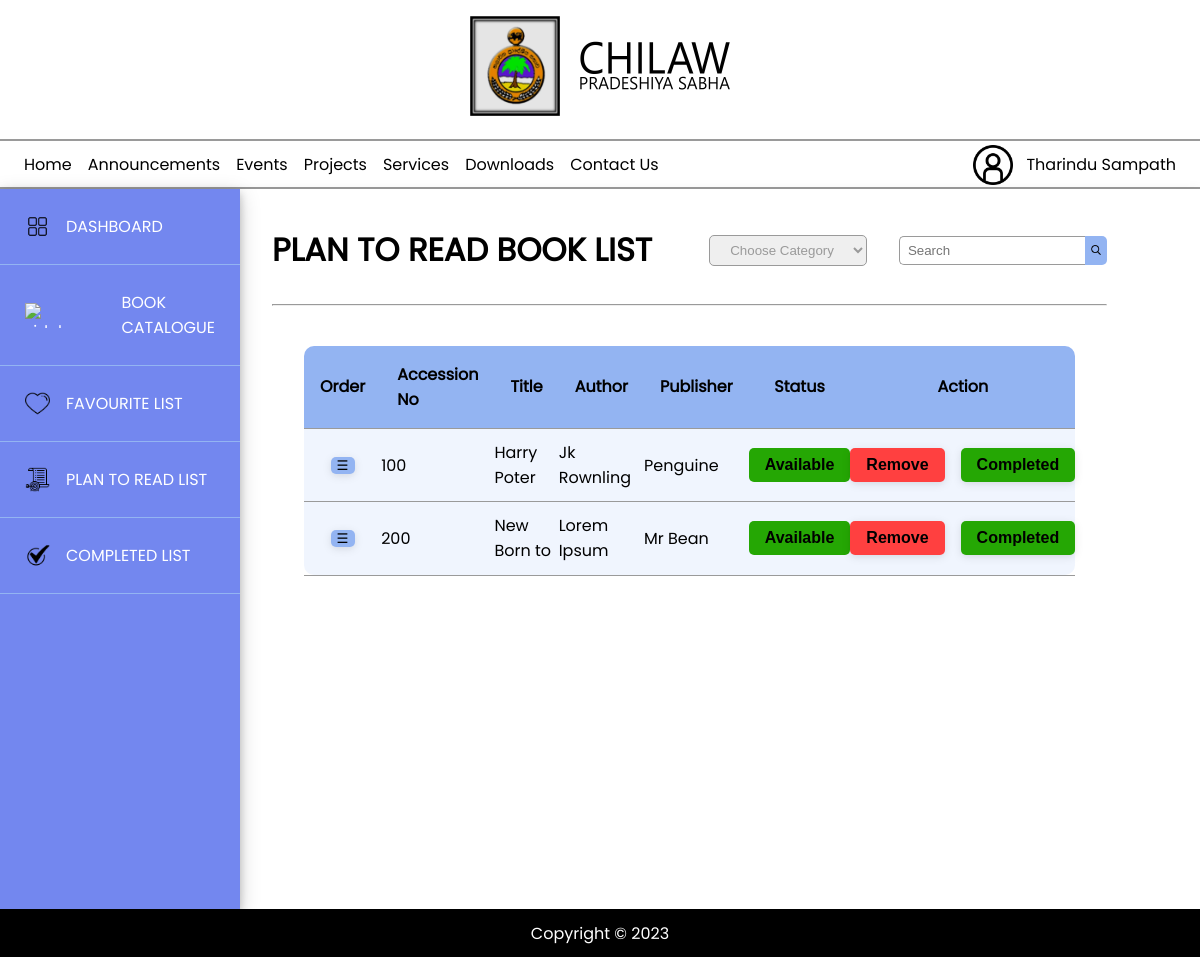
The page /LibraryMember/planToRead (signed in) on the database its author committed.
### tables this page shows
CREATE TABLE `books` (
  `book_id` int(11) NOT NULL,
  `accession_no` int(11) NOT NULL,
  `category_code` int(11) NOT NULL,
  `isbn` varchar(30) NOT NULL,
  `title` varchar(100) NOT NULL,
  `state` int(11) NOT NULL,
  `author` varchar(100) NOT NULL,
  `pages` int(11) NOT NULL,
  `price` decimal(10,2) NOT NULL,
  `publisher` varchar(100) NOT NULL,
  `date_of_publication` date NOT NULL,
  `place_of_publication` varchar(200) NOT NULL,
  `recieved_date` date NOT NULL,
  `recieved_method` varchar(100) NOT NULL,
  `recieved_by` int(11) NOT NULL
);

### app/core/App.php (called while the page is built, shortened)
<?php
class App
{
    private $method = 'index';
    public function __construct()
    {
        $url = $this->parseUrl();
        if (isset($url[0])) {
            if ($url[0] != 'index.php') {
                if (file_exists('app/controllers/' . $url[0] . '.php')) {
                    unset($url[0]);
                }
            }
        }
        $this->controller = new $this->controller;
        if (isset($url[1])) {
            if (method_exists($this->controller, $url[1])) {
                $this->method = $url[1];
                unset($url[1]);
            }
        }
        $this->parameters = $url ? array_values($url) : [];
        call_user_func_array([$this->controller, $this->method], $this->parameters);
    }
    private function parseUrl()
    {
        return isset($_GET['url']) ?
            explode('/', filter_var(rtrim($_GET['url'], '/'), FILTER_SANITIZE_URL))
            : [];
    }
}

### index.php (called while the page is built, shortened)
<?php
$app = new App;

### app/core/Model.php (called while the page is built, shortened)
<?php
class Model
{
    protected $conn;
    public function __construct()
    {
        $this->conn = new mysqli(DB_HOST, DB_USER, DB_PASS, DB_NAME);
    }
    protected function select($table, $columns = '*', $conditions = '', $offsetlimt = false)
    {
        try {
            if ($offsetlimt) {
                $limit = $offsetlimt[0] . ',' . $offsetlimt[1];
                if ($conditions != '') {
                    $stmt = $this->conn->prepare("SELECT $columns FROM $table WHERE $conditions LIMIT $limit");
                } else {
                    $stmt = $this->conn->prepare("SELECT $columns FROM $table LIMIT $limit");
                }
            } else {
                if ($conditions != '') {
                    $stmt = $this->conn->prepare("SELECT $columns FROM $table WHERE $conditions");
                } else {
                    $stmt = $this->conn->prepare("SELECT $columns FROM $table");
                }
            }
            $res = $stmt->execute();
            $result = $res ? $stmt->get_result() : false;
            $nodata = $result->num_rows == 0;
            $result = $result ? $result->fetch_all(MYSQLI_ASSOC) : false;
            return [
                'error' => $res == false,
                'errmsg' => $res == false ? $stmt->error : false,
                'nodata' => $nodata,
                'result' => $result,
            ];
        } catch (Exception $e) {
            return [
                'error' => true,
                'errmsg' => $e->getMessage(),
                'nodata' => true,
                'result' => false,
            ];
        }
    }
}

### app/models/PlanToReadModel.php (called while the page is built, shortened)
<?php
class PlanToReadModel extends Model
{
    public function getPlanToReadBooks()
    {
        return $this->select(
            'plan_to_read_books p JOIN books b ON p.accession_no=b.book_id JOIN book_status s ON b.state=s.status_id ',
            'b.accession_no,b.title,b.author,b.publisher,s.status',
            'b.state=1 OR b.state=2 ORDER BY p.priority'
        );
    }
}

### app/views/LibraryMember/planToRead.php (the view, shortened to what this page needs)
<?php
    $table = $data['PlantoRead'];
?>
<div class="content">
    <div class="bookcatalog">
        <div class="head-area">
            <div class="sub-head-area">
                <h1>PLAN TO READ BOOK LIST</h1>
                <div class="catalog-sub-title">
                    <div class="content-title-category">
                    <select name="categoryFill">
                        <option value="Null">Choose Category</option>
                    </select>
                    </div>
                    <div class="content-title-search">
                        <input type="text" name="search" placeholder=" Search" id="search">
                        <button>
                            <img src="<?= URLROOT . '/public/assets/search.png' ?>" alt="search btn">
                        </button>
                    </div>
                </div>
            </div>
            <hr>
        </div>
        <div class="book-catalog-table">
            <table>
                <thead>
                    <tr>
                        <th style="text-align:center">Order</th>
                        <th>Accession No</th>
                        <th>Title</th>
                        <th>Author</th>
                        <th>Publisher</th>
                        <th style="text-align:center">Status</th>
                        <th style="text-align:center">Action</th>
                    </tr>
                </thead>
                <tbody  class="dragdrop">
                    <?php if (!$table['nodata'] && !$table['error']):
                        foreach ($table['result'] as $plrbooks): ?>
	                            <tr draggable="true" class="draggable" id="<?=$plrbooks['accession_no']?>">
	                                <td>
	                                    <div class="changeOrder-bar">
	                                        <button> &#9776; </button>
	                                    </div>
	                                </td>
	                                <td><?=$plrbooks['accession_no']?></td>
	                                <td><?=$plrbooks['title']?></td>
	                                <td><?=$plrbooks['author']?></td>
	                                <td><?=$plrbooks['publisher']?></td>
	                                <td>
	                                    <div class="action-btn-set">
                                            <?php if($plrbooks['status']=='Available'):?>
	                                            <button class="btn status-available" disabled>Available</button>
                                            <?php elseif($plrbooks['status']=='Lent'):?>
                                                <button class="btn status-available" disabled>Lent</button>
                                            <?php endif;?>
	                                    </div>
	                                </td>
	                                <td>
	                                    <div class="action-btn-set">
	                                        <button class="btn remove">Remove</button>
	                                        <button class="btn completed">Completed</button>
	                                    </div>
	                                </td>
	                            </tr>
	                        <?php endforeach;endif;?>
                </tbody>
            </table>
        </div>
    </div>
</div>

### public/css/main.css (style rules this page uses)
:root { --blue: #7387EF; --lightblue: #93B4F2; --fadedblue: #F0F5FE; --red: #FF4040; --green: #25A704; --yellow: #F3BC2F; --orange: #E2631B; --grey: #9A9A9A; --bgcolor: #ffffff; --black: #000000; }
html, body { margin: 0; padding: 0; box-sizing: border-box; font-family: poppins; background-color: var(--bgcolor); }
body { display: flex; flex-direction: column; background-color: rgba(0 0 0 / 2%); }
*:not(.footer) { transition: all 100ms ease-in-out; }

### public/css/LibraryMember/something.css (style rules this page uses)
.sub-head-area { display: flex; justify-content: space-between; }
.bookcatalog { display: flex; flex-direction: column; gap: 2rem; width: 90%; }
.catalog-sub-title { display: flex; gap: 2rem; align-items: center; }
.content-title-category select { padding: 6px 16px; border: 1px solid var(--grey); color: var(--grey); cursor: pointer; border-radius: 5px; }
.content-title-category select > option { color: var(--black); }
.book-catalog-table { display: flex; justify-content: center; }
.book-catalog-table table { width: 90%; border-collapse: collapse; }
.book-catalog-table table th { padding: 1rem; text-align: left; border-bottom: 1px solid var(--grey); background-color: var(--lightblue); }
.book-catalog-table table td { padding: 0.7rem 0; border-bottom: 1px solid var(--grey); background-color: var(--fadedblue); }
.action-btn-set { display: flex; gap: 1rem; justify-content: center; }
.completed { background-color: var(--green); box-shadow: 0 2px 5px 0 rgb(0 0 0 / 2%), 0 2px 10px 0 rgb(0 0 0 / 10%); }
.remove { background-color: var(--red); box-shadow: 0 2px 5px 0 rgb(0 0 0 / 2%), 0 2px 10px 0 rgb(0 0 0 / 10%); }
.changeOrder-bar { display: flex; gap:0.5rem; justify-content: center; }
.status-available, .status-borrowed { background-color: var(--green); color: var(--white); padding: 0.5rem 0.5rem; border-radius: 5px; justify-content: center; cursor: default; }
.content-title-search { display: flex; }
.content-title-search input { padding: 6px 4px; border: 1px solid var(--grey); border-right: none; border-radius: 5px 0 0 5px; }
.content-title-search button { padding: 6px; background-color: var(--lightblue); border: none; cursor: pointer; border-radius: 0 5px 5px 0; }
.content-title-search img { display: block; width: 10px; }
.changeOrder-bar button { cursor: move; background-color: var(--lightblue); border: none; border-radius: 5px; box-shadow: 0 2px 5px 0 rgb(0 0 0 / 2%), 0 2px 10px 0 rgb(0 0 0 / 10%); }
.draggable { cursor: move; }

### public/css/Components/table.css (style rules this page uses)
table, td, th { border: 1px solid; padding: 10px; }
th { background-color: var(--lightblue); }
td { background-color: var(--fadedblue); }
table { border-collapse: collapse; min-width: 80%; }
table, tr, td, th { border: none; }
tr { border-bottom: 1px solid var(--grey); }
thead>tr>th:first-child { border-top-left-radius: 10px; }
thead>tr>th:last-child { border-top-right-radius: 10px; }
tbody>tr:last-child>td:first-child { border-bottom-left-radius: 10px; }
tbody>tr:last-child>td:last-child { border-bottom-right-radius: 10px !important; }
tbody>tr:last-child { border: none; }
.btn { border: none; padding: .5rem 1rem; text-align: center; text-decoration: none; color: var(--black); display: inline-block; border-radius: 5px; font-weight: 600; font-size: medium; transition: 200ms ease-in-out; width: max-content; }
.btn::before { margin-right: 5px; }

### public/css/logged_in_layout.css (style rules this page uses)
body { display: block; }
.content { padding: 1rem 0; width: 100%; box-sizing: border-box; overflow: hidden; }

### rows shown on the page
books: accession_no "100", title "Harry Poter", author "Jk Rownling", publisher "Penguine"
books: accession_no "200", title "New Born to", author "Lorem Ipsum", publisher "Mr Bean"

### other values the page prints
$_SESSION['name'] "Tharindu Sampath"
